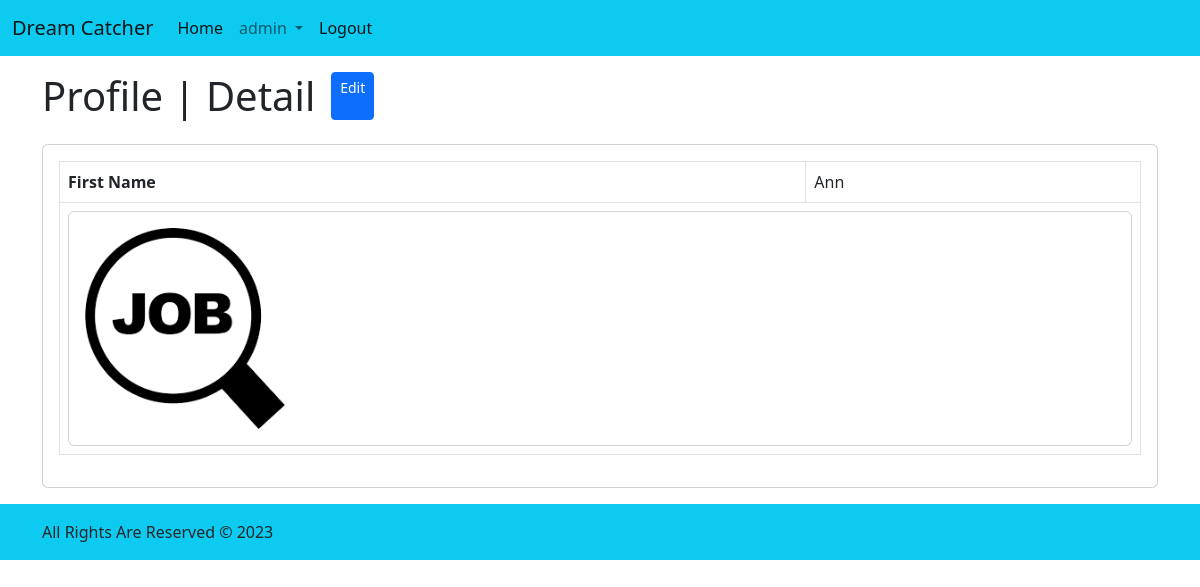
/accounts/profile/1/detail/ (signed in), run on an earlier commit of the app's database.
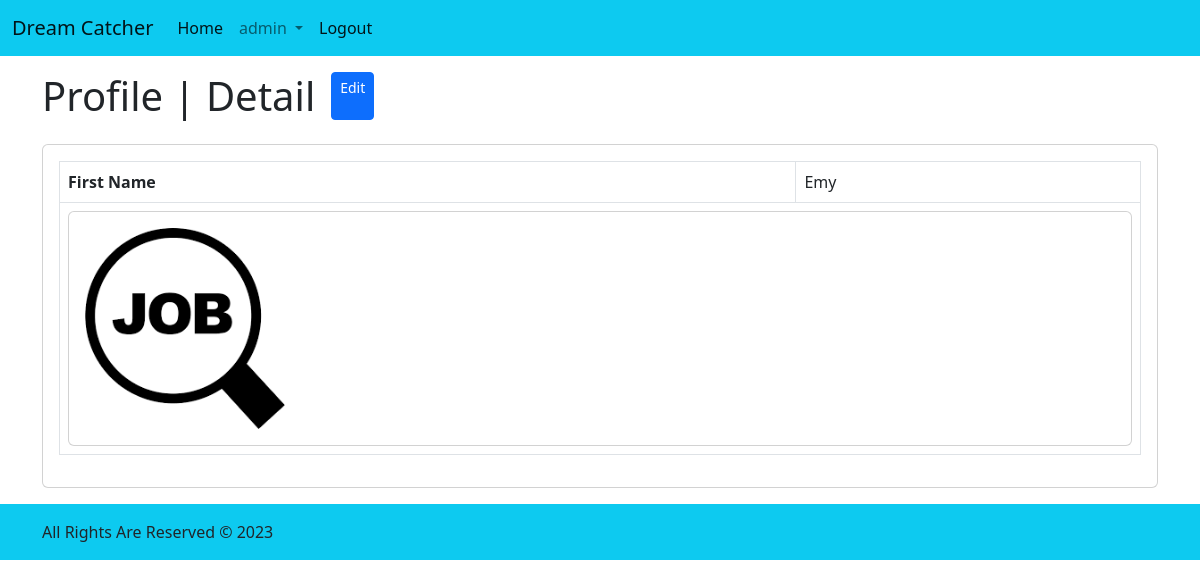
And on a later commit of the database.
### accounts/models.py (models this page shows, shortened)
class ProfileModel(models.Model):
    class GenderChoices(models.TextChoices):
        MALE = "M", "Male"
        FEMALE = "F", "Female"
        TRANSGENDER = "T", "Transgender"
    first_name = models.CharField(max_length=64)
    last_name = models.CharField(max_length=64)
    address = models.TextField(max_length=150)
    contact_no = models.BigIntegerField()
    date_of_birth = models.DateField()
    gender = models.CharField(max_length=2, choices=GenderChoices.choices)
    qualification = models.ForeignKey(
        QualificationModel, on_delete=models.SET_NULL, blank=True, null=True
    )
    institution = models.CharField(max_length=64)
    year_of_passing = models.IntegerField()
    percentage = models.DecimalField(decimal_places=2, max_digits=3)
    experience = models.DecimalField(decimal_places=2, max_digits=2)
    skills = models.TextField(max_length=150, blank=True, null=True)
    resume = models.FileField(
        upload_to="accounts/profile/resumes/", blank=True, null=True
    )
    image = models.ImageField(
        upload_to="accounts/profile/image/",
        default="default/user.png",
    )
    status = models.BooleanField(default=True)
    created_on = models.DateTimeField(auto_now_add=True)
    updated_on = models.DateTimeField(auto_now=True)

### accounts/views.py (the view)
# urls.py: path("profile/<int:pk>/detail/", views.ProfileDetailView.as_view(), name="profile_detail"),
class ProfileDetailView(LoginRequiredMixin, views.DetailView):
    template_name = "accounts/profile/profile_detail.html"
    model = models.ProfileModel
    context_object_name = "profile"

### templates/accounts/profile/profile_detail.html
{% extends 'base.html' %} {% block content %}
<div class="container-lg d-flex flex-column gap-3 py-3">
  <div class="row">
    <div class="col">
      <h1 class="d-flex align-item-center gap-3">
        Profile | Detail
        <a
          href="{% url 'accounts:profile_update' profile.id %}"
          class="btn btn-sm btn-primary"
          >Edit</a
        >
      </h1>
    </div>
  </div>
  <div class="row">
    <div class="col">
      <div class="card card-body">
        <table class="table table-bordered table-stripped">
          <tbody>
            <tr>
              <th>First Name</th>
              <td>{{profile.first_name}}</td>
            </tr>
            <tr>
              <td colspan="2">
                <div class="card card-body">
                  <img
                    src="{{profile.image.url}}"
                    alt="profile picture"
                    class="img img-fluid"
                    width="200px"
                    height="200px"
                  />
                </div>
              </td>
            </tr>
          </tbody>
        </table>
      </div>
    </div>
  </div>
</div>
{% endblock %}

What changed in the data, as far as the page shows it:
changed ProfileModel: first_name "Ann" → "Emy"
